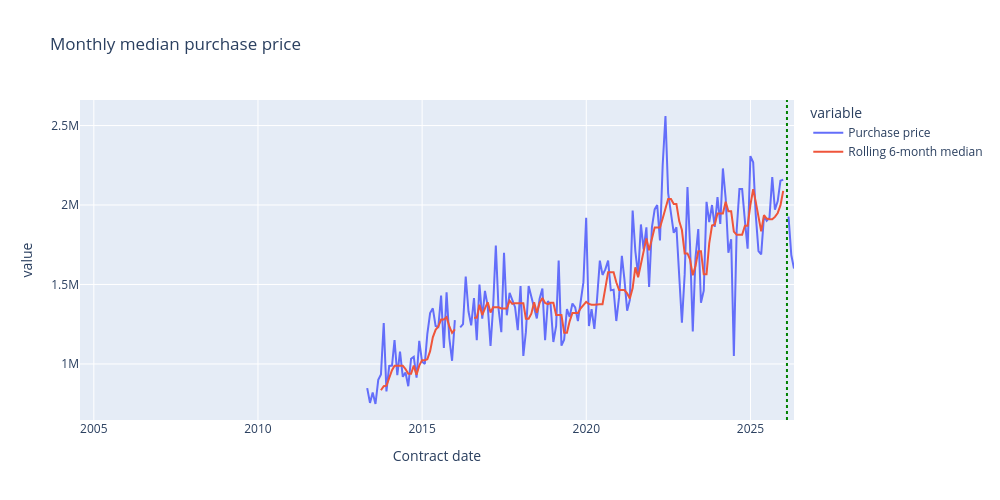

Notebook code for this chart:
### Code cell
#Monthly median price

df_myarea_aggM = df_myarea[['Contract date', 'Purchase price']]
df_myarea_aggM = df_myarea_aggM.groupby([pd.Grouper(key='Contract date', freq='ME')]).agg('median')

df_myarea_aggM['Rolling 6-month median'] = df_myarea_aggM.rolling(6).median()

#Could also do this if we wanted to show multiple types - e.g. mean, sum, etc
#g1 = df_myarea_m.groupby(pd.Grouper(key='Contract date', freq="M")).median()
#g2 = df_myarea_m.groupby(pd.Grouper(key='Contract date', freq="M")).mean()
#g = g1.merge(g2, left_on='Contract date', right_on='Contract date', suffixes=(' median', ' mean'))

fig = px.line(
    df_myarea_aggM,
    title='Monthly median purchase price',
    width=1000,
    height=500
)

fig.add_vline(x=this_date, line_width=2, line_dash="dot", line_color="green")
fig.show()

### Figure 1 — Plotly figure (JSON) as saved in the notebook; plotly's stock layout.template omitted (floating-point values rounded to 4 significant figures; data arrays with more than 128 entries replaced by an {"elided": "..."} marker saying what was removed)
{"data": [{"hovertemplate": "variable=Purchase price<br>Contract date=%{x}<br>value=%{y}<extra></extra>", "legendgroup": "Purchase price", "line": {"color": "#636efa", "dash": "solid"}, "marker": {"symbol": "circle"}, "mode": "lines", "name": "Purchase price", "orientation": "v", "showlegend": true, "type": "scatter", "x": {"elided": "262 str values"}, "xaxis": "x", "y": {"elided": "262 float values"}, "yaxis": "y"}, {"hovertemplate": "variable=Rolling 6-month median<br>Contract date=%{x}<br>value=%{y}<extra></extra>", "legendgroup": "Rolling 6-month median", "line": {"color": "#EF553B", "dash": "solid"}, "marker": {"symbol": "circle"}, "mode": "lines", "name": "Rolling 6-month median", "orientation": "v", "showlegend": true, "type": "scatter", "x": {"elided": "262 str values"}, "xaxis": "x", "y": {"elided": "262 float values"}, "yaxis": "y"}], "layout": {"height": 500, "legend": {"title": {"text": "variable"}, "tracegroupgap": 0}, "shapes": [{"line": {"color": "green", "dash": "dot", "width": 2}, "type": "line", "x0": "2026-02-10T17:12:56.301552", "x1": "2026-02-10T17:12:56.301552", "xref": "x", "y0": 0, "y1": 1, "yref": "y domain"}], "title": {"text": "Monthly median purchase price"}, "width": 1000, "xaxis": {"anchor": "y", "domain": [0, 1], "title": {"text": "Contract date"}}, "yaxis": {"anchor": "x", "domain": [0, 1], "title": {"text": "value"}}}}
